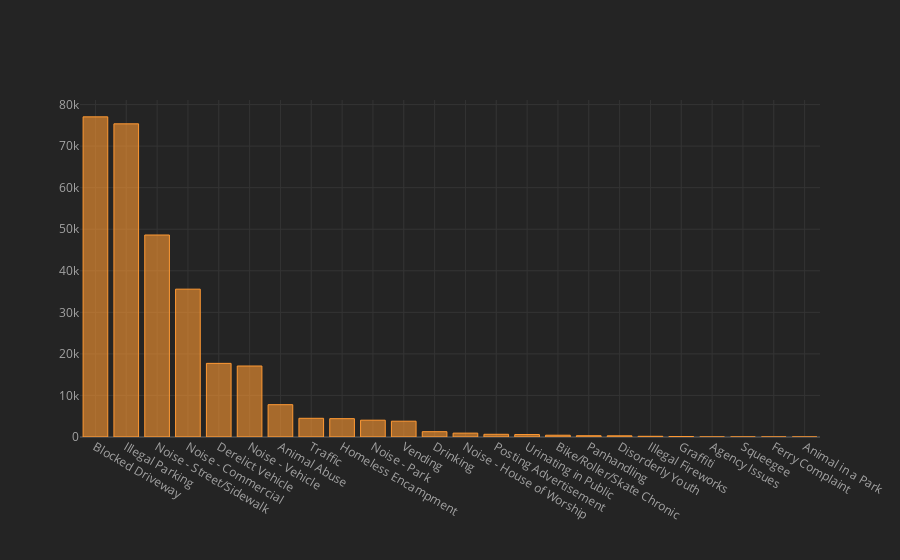

The cell this chart's notebook holds for it:
### Code cell
cf.set_config_file(theme='henanigans')
df["Complaint Type"].value_counts().iplot(kind = 'bar')

### Figure 1 — Plotly figure (JSON) as saved in the notebook; plotly's stock layout.template omitted (floating-point values rounded to 4 significant figures)
{"data": [{"marker": {"color": "rgba(255, 153, 51, 0.6)", "line": {"color": "rgba(255, 153, 51, 1.0)", "width": 1}}, "name": "Complaint Type", "orientation": "v", "text": "", "type": "bar", "x": ["Blocked Driveway", "Illegal Parking", "Noise - Street/Sidewalk", "Noise - Commercial", "Derelict Vehicle", "Noise - Vehicle", "Animal Abuse", "Traffic", "Homeless Encampment", "Noise - Park", "Vending", "Drinking", "Noise - House of Worship", "Posting Advertisement", "Urinating in Public", "Bike/Roller/Skate Chronic", "Panhandling", "Disorderly Youth", "Illegal Fireworks", "Graffiti", "Agency Issues", "Squeegee", "Ferry Complaint", "Animal in a Park"], "y": [77044, 75361, 48612, 35577, 17718, 17083, 7778, 4498, 4416, 4042, 3802, 1280, 931, 650, 592, 427, 307, 286, 168, 113, 6, 4, 2, 1]}], "layout": {"legend": {"bgcolor": "#242424", "font": {"color": "#F4F4F4"}}, "paper_bgcolor": "#242424", "plot_bgcolor": "#242424", "title": {"font": {"color": "#F4F4F4"}}, "xaxis": {"gridcolor": "#343434", "showgrid": true, "tickfont": {"color": "#A4A4A4"}, "title": {"font": {"color": "#A4A4A4"}, "text": ""}, "zerolinecolor": "#444444"}, "yaxis": {"gridcolor": "#343434", "showgrid": true, "tickfont": {"color": "#A4A4A4"}, "title": {"font": {"color": "#A4A4A4"}, "text": ""}, "zerolinecolor": "#444444"}}}
